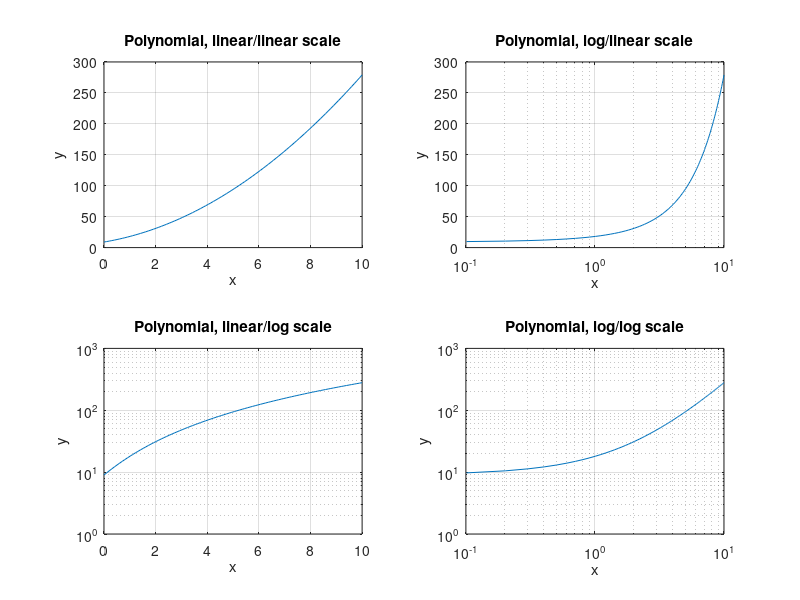

Here is the MATLAB script that generated this plot:
clear, clc
x= linspace(0,10,100);
y= 2*x.^2+7*x+9;
figure(1);
subplot(2,2,1), plot(x,y);
title('Polynomial, linear/linear scale');
ylabel('y'),xlabel('x'),grid on;
subplot(2,2,2), semilogx(x,y);
title('Polynomial, log/linear scale');
ylabel('y'),xlabel('x'),grid on;
subplot(2,2,3), semilogy(x,y);
title('Polynomial, linear/log scale');
ylabel('y'),xlabel('x'),grid on;
subplot(2,2,4), loglog(x,y);
title('Polynomial, log/log scale');
ylabel('y'),xlabel('x'),grid on;
